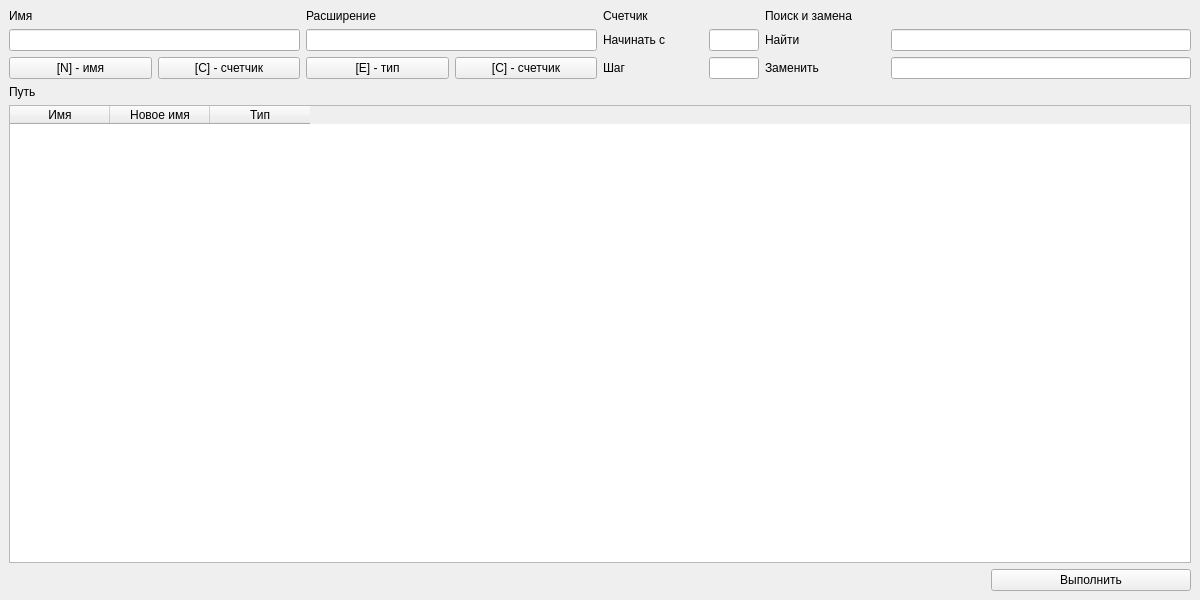
<?xml version="1.0" encoding="UTF-8"?>
<ui version="4.0">
 <class>MainWindow</class>
 <widget class="QMainWindow" name="MainWindow">
  <property name="geometry">
   <rect>
    <x>0</x>
    <y>0</y>
    <width>1200</width>
    <height>600</height>
   </rect>
  </property>
  <property name="windowTitle">
   <string>MainWindow</string>
  </property>
  <widget class="QWidget" name="centralwidget">
   <property name="sizePolicy">
    <sizepolicy hsizetype="Preferred" vsizetype="Preferred">
     <horstretch>0</horstretch>
     <verstretch>0</verstretch>
    </sizepolicy>
   </property>
   <layout class="QVBoxLayout" name="verticalLayout">
    <item>
     <layout class="QGridLayout" name="gridLayout">
      <item row="2" column="7">
       <widget class="QLineEdit" name="lineEdit_replace">
        <property name="maximumSize">
         <size>
          <width>300</width>
          <height>16777215</height>
         </size>
        </property>
       </widget>
      </item>
      <item row="2" column="3">
       <widget class="QPushButton" name="pushButton_type_cnt">
        <property name="text">
         <string>[C] - счетчик</string>
        </property>
       </widget>
      </item>
      <item row="2" column="0">
       <widget class="QPushButton" name="pushButton_name">
        <property name="text">
         <string>[N] - имя</string>
        </property>
       </widget>
      </item>
      <item row="0" column="4">
       <widget class="QLabel" name="label_cnt">
        <property name="text">
         <string>Счетчик</string>
        </property>
       </widget>
      </item>
      <item row="1" column="2" colspan="2">
       <widget class="QLineEdit" name="lineEdit_type"/>
      </item>
      <item row="1" column="4">
       <widget class="QLabel" name="label_begin">
        <property name="sizePolicy">
         <sizepolicy hsizetype="Minimum" vsizetype="Fixed">
          <horstretch>0</horstretch>
          <verstretch>0</verstretch>
         </sizepolicy>
        </property>
        <property name="maximumSize">
         <size>
          <width>100</width>
          <height>16777215</height>
         </size>
        </property>
        <property name="text">
         <string>Начинать с</string>
        </property>
       </widget>
      </item>
      <item row="1" column="7">
       <widget class="QLineEdit" name="lineEdit_find">
        <property name="maximumSize">
         <size>
          <width>300</width>
          <height>16777215</height>
         </size>
        </property>
       </widget>
      </item>
      <item row="1" column="6">
       <widget class="QLabel" name="label_find">
        <property name="sizePolicy">
         <sizepolicy hsizetype="Minimum" vsizetype="Fixed">
          <horstretch>0</horstretch>
          <verstretch>0</verstretch>
         </sizepolicy>
        </property>
        <property name="maximumSize">
         <size>
          <width>120</width>
          <height>16777215</height>
         </size>
        </property>
        <property name="text">
         <string>Найти</string>
        </property>
       </widget>
      </item>
      <item row="2" column="4">
       <widget class="QLabel" name="label_step">
        <property name="sizePolicy">
         <sizepolicy hsizetype="Minimum" vsizetype="Fixed">
          <horstretch>0</horstretch>
          <verstretch>0</verstretch>
         </sizepolicy>
        </property>
        <property name="maximumSize">
         <size>
          <width>100</width>
          <height>16777215</height>
         </size>
        </property>
        <property name="text">
         <string>Шаг</string>
        </property>
       </widget>
      </item>
      <item row="2" column="2">
       <widget class="QPushButton" name="pushButton_type">
        <property name="text">
         <string>[E] - тип</string>
        </property>
       </widget>
      </item>
      <item row="0" column="0" colspan="2">
       <widget class="QLabel" name="label_name">
        <property name="text">
         <string>Имя</string>
        </property>
       </widget>
      </item>
      <item row="0" column="2" colspan="2">
       <widget class="QLabel" name="label_type">
        <property name="text">
         <string>Расширение</string>
        </property>
       </widget>
      </item>
      <item row="2" column="5">
       <widget class="QLineEdit" name="lineEdit_step">
        <property name="sizePolicy">
         <sizepolicy hsizetype="Minimum" vsizetype="Fixed">
          <horstretch>0</horstretch>
          <verstretch>0</verstretch>
         </sizepolicy>
        </property>
        <property name="maximumSize">
         <size>
          <width>50</width>
          <height>16777215</height>
         </size>
        </property>
       </widget>
      </item>
      <item row="2" column="1">
       <widget class="QPushButton" name="pushButton_name_cnt">
        <property name="text">
         <string>[C] - счетчик</string>
        </property>
       </widget>
      </item>
      <item row="1" column="5">
       <widget class="QLineEdit" name="lineEdit_begin">
        <property name="sizePolicy">
         <sizepolicy hsizetype="Minimum" vsizetype="Fixed">
          <horstretch>0</horstretch>
          <verstretch>0</verstretch>
         </sizepolicy>
        </property>
        <property name="maximumSize">
         <size>
          <width>50</width>
          <height>16777215</height>
         </size>
        </property>
       </widget>
      </item>
      <item row="2" column="6">
       <widget class="QLabel" name="label_replace">
        <property name="sizePolicy">
         <sizepolicy hsizetype="Minimum" vsizetype="Fixed">
          <horstretch>0</horstretch>
          <verstretch>0</verstretch>
         </sizepolicy>
        </property>
        <property name="maximumSize">
         <size>
          <width>120</width>
          <height>16777215</height>
         </size>
        </property>
        <property name="text">
         <string>Заменить</string>
        </property>
       </widget>
      </item>
      <item row="1" column="0" colspan="2">
       <widget class="QLineEdit" name="lineEdit_name"/>
      </item>
      <item row="0" column="6" colspan="2">
       <widget class="QLabel" name="label_find_replace">
        <property name="text">
         <string>Поиск и замена</string>
        </property>
       </widget>
      </item>
     </layout>
    </item>
    <item>
     <widget class="QLabel" name="label_path">
      <property name="text">
       <string>Путь</string>
      </property>
     </widget>
    </item>
    <item>
     <widget class="QTableWidget" name="tableWidget">
      <column>
       <property name="text">
        <string>Имя</string>
       </property>
      </column>
      <column>
       <property name="text">
        <string>Новое имя</string>
       </property>
      </column>
      <column>
       <property name="text">
        <string>Тип</string>
       </property>
      </column>
     </widget>
    </item>
    <item>
     <widget class="QPushButton" name="pushButton_work">
      <property name="maximumSize">
       <size>
        <width>200</width>
        <height>16777215</height>
       </size>
      </property>
      <property name="layoutDirection">
       <enum>Qt::RightToLeft</enum>
      </property>
      <property name="text">
       <string>Выполнить</string>
      </property>
     </widget>
    </item>
   </layout>
  </widget>
 </widget>
 <resources/>
 <connections/>
</ui>
